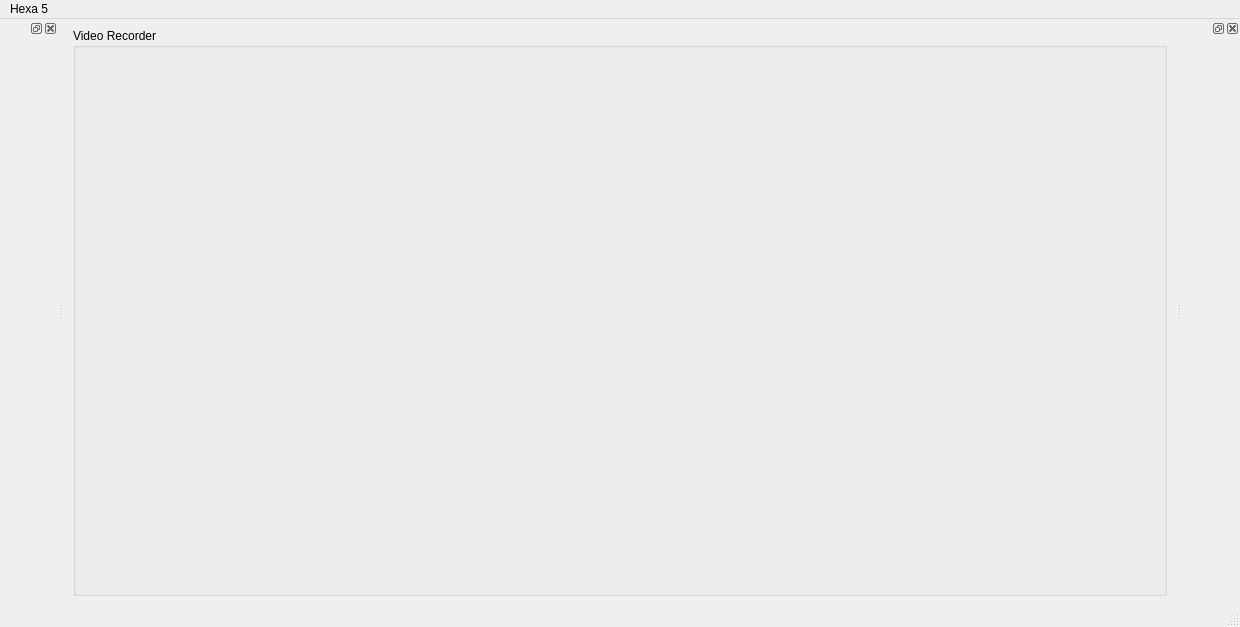
<?xml version="1.0" encoding="UTF-8"?>
<ui version="4.0">
 <class>MainWindow</class>
 <widget class="QMainWindow" name="MainWindow">
  <property name="geometry">
   <rect>
    <x>0</x>
    <y>0</y>
    <width>1240</width>
    <height>627</height>
   </rect>
  </property>
  <property name="maximumSize">
   <size>
    <width>1240</width>
    <height>627</height>
   </size>
  </property>
  <property name="windowTitle">
   <string>MainWindow</string>
  </property>
  <widget class="QWidget" name="centralwidget">
   <layout class="QHBoxLayout" name="horizontalLayout">
    <item>
     <widget class="QGroupBox" name="VideoRecorderSection">
      <property name="sizePolicy">
       <sizepolicy hsizetype="Maximum" vsizetype="Maximum">
        <horstretch>0</horstretch>
        <verstretch>0</verstretch>
       </sizepolicy>
      </property>
      <property name="maximumSize">
       <size>
        <width>1230</width>
        <height>1200</height>
       </size>
      </property>
      <property name="title">
       <string>Video Recorder</string>
      </property>
     </widget>
    </item>
   </layout>
  </widget>
  <widget class="QMenuBar" name="menubar">
   <property name="geometry">
    <rect>
     <x>0</x>
     <y>0</y>
     <width>1240</width>
     <height>22</height>
    </rect>
   </property>
   <widget class="QMenu" name="menuHexa_5">
    <property name="title">
     <string>Hexa 5</string>
    </property>
    <addaction name="separator"/>
   </widget>
   <addaction name="menuHexa_5"/>
  </widget>
  <widget class="QStatusBar" name="statusbar"/>
  <widget class="QDockWidget" name="dockWidget">
   <attribute name="dockWidgetArea">
    <number>1</number>
   </attribute>
   <widget class="QWidget" name="dockWidgetContents">
    <widget class="QPushButton" name="Rescan">
     <property name="geometry">
      <rect>
       <x>60</x>
       <y>480</y>
       <width>201</width>
       <height>25</height>
      </rect>
     </property>
     <property name="text">
      <string>Rescan</string>
     </property>
    </widget>
    <widget class="QGroupBox" name="groupBox">
     <property name="geometry">
      <rect>
       <x>60</x>
       <y>40</y>
       <width>211</width>
       <height>451</height>
      </rect>
     </property>
     <property name="title">
      <string>Joysticks List</string>
     </property>
     <widget class="QWidget" name="verticalLayoutWidget">
      <property name="geometry">
       <rect>
        <x>0</x>
        <y>29</y>
        <width>201</width>
        <height>411</height>
       </rect>
      </property>
      <layout class="QVBoxLayout" name="verticalLayout">
       <item>
        <widget class="QListWidget" name="listWidget"/>
       </item>
      </layout>
     </widget>
    </widget>
   </widget>
  </widget>
  <widget class="QDockWidget" name="dockWidget_3">
   <attribute name="dockWidgetArea">
    <number>2</number>
   </attribute>
   <widget class="QWidget" name="dockWidgetContents_3">
    <widget class="QGroupBox" name="groupBox_2">
     <property name="geometry">
      <rect>
       <x>60</x>
       <y>0</y>
       <width>141</width>
       <height>251</height>
      </rect>
     </property>
     <property name="title">
      <string>Axes</string>
     </property>
     <property name="flat">
      <bool>false</bool>
     </property>
     <widget class="QWidget" name="verticalLayoutWidget_2">
      <property name="geometry">
       <rect>
        <x>0</x>
        <y>30</y>
        <width>131</width>
        <height>211</height>
       </rect>
      </property>
      <layout class="QVBoxLayout" name="verticalLayout_2">
       <item>
        <widget class="QLabel" name="label">
         <property name="text">
          <string>Turn Right/Left</string>
         </property>
        </widget>
       </item>
       <item>
        <widget class="QProgressBar" name="progressBar">
         <property name="value">
          <number>24</number>
         </property>
        </widget>
       </item>
       <item>
        <widget class="QLabel" name="label_2">
         <property name="text">
          <string>Move Up/Down</string>
         </property>
        </widget>
       </item>
       <item>
        <widget class="QProgressBar" name="progressBar_2">
         <property name="value">
          <number>24</number>
         </property>
        </widget>
       </item>
       <item>
        <widget class="QLabel" name="label_3">
         <property name="text">
          <string>Zoom</string>
         </property>
        </widget>
       </item>
       <item>
        <widget class="QProgressBar" name="progressBar_3">
         <property name="minimum">
          <number>0</number>
         </property>
         <property name="maximum">
          <number>3</number>
         </property>
         <property name="value">
          <number>0</number>
         </property>
         <property name="invertedAppearance">
          <bool>false</bool>
         </property>
        </widget>
       </item>
      </layout>
     </widget>
    </widget>
    <widget class="QGroupBox" name="groupBox_3">
     <property name="geometry">
      <rect>
       <x>60</x>
       <y>260</y>
       <width>141</width>
       <height>101</height>
      </rect>
     </property>
     <property name="title">
      <string>Buttons</string>
     </property>
     <property name="flat">
      <bool>false</bool>
     </property>
     <widget class="QWidget" name="gridLayoutWidget">
      <property name="geometry">
       <rect>
        <x>7</x>
        <y>30</y>
        <width>131</width>
        <height>61</height>
       </rect>
      </property>
      <layout class="QGridLayout" name="gridLayout">
       <item row="0" column="0">
        <widget class="QToolButton" name="toolButton">
         <property name="text">
          <string>Released</string>
         </property>
        </widget>
       </item>
       <item row="1" column="0">
        <widget class="QToolButton" name="toolButton_2">
         <property name="text">
          <string>Released</string>
         </property>
        </widget>
       </item>
      </layout>
     </widget>
    </widget>
    <widget class="QGroupBox" name="gimbalControlGroupBox">
     <property name="geometry">
      <rect>
       <x>60</x>
       <y>360</y>
       <width>371</width>
       <height>151</height>
      </rect>
     </property>
     <property name="title">
      <string>Gimbal Control</string>
     </property>
     <widget class="QWidget" name="gridLayoutWidget_2">
      <property name="geometry">
       <rect>
        <x>10</x>
        <y>20</y>
        <width>141</width>
        <height>121</height>
       </rect>
      </property>
      <layout class="QGridLayout" name="gridLayout_2">
       <item row="1" column="1">
        <widget class="QToolButton" name="toolButton_7">
         <property name="text">
          <string>O</string>
         </property>
        </widget>
       </item>
       <item row="1" column="0">
        <widget class="QToolButton" name="toolButtonLeft">
         <property name="text">
          <string>◀</string>
         </property>
        </widget>
       </item>
       <item row="1" column="2">
        <widget class="QToolButton" name="toolButtonRight">
         <property name="text">
          <string>▶</string>
         </property>
        </widget>
       </item>
       <item row="0" column="1">
        <widget class="QToolButton" name="toolButtonUp">
         <property name="text">
          <string>▲</string>
         </property>
        </widget>
       </item>
       <item row="2" column="1">
        <widget class="QToolButton" name="toolButtonDown">
         <property name="text">
          <string>▼</string>
         </property>
        </widget>
       </item>
      </layout>
     </widget>
     <widget class="QWidget" name="gridLayoutWidget_3">
      <property name="geometry">
       <rect>
        <x>170</x>
        <y>20</y>
        <width>182</width>
        <height>118</height>
       </rect>
      </property>
      <layout class="QGridLayout" name="gridLayout_3">
       <item row="1" column="0">
        <widget class="QToolButton" name="toolButtonFocusPlus">
         <property name="text">
          <string>*</string>
         </property>
        </widget>
       </item>
       <item row="0" column="0">
        <widget class="QToolButton" name="toolButtonZoomPlus">
         <property name="text">
          <string>+</string>
         </property>
        </widget>
       </item>
       <item row="0" column="1">
        <widget class="QToolButton" name="toolButtonZoomMinus">
         <property name="text">
          <string>-</string>
         </property>
        </widget>
       </item>
       <item row="2" column="0" colspan="3">
        <widget class="QPushButton" name="switchtokeyboard">
         <property name="text">
          <string>Switch to Keyboard</string>
         </property>
        </widget>
       </item>
       <item row="1" column="2">
        <widget class="QLabel" name="focus">
         <property name="text">
          <string>Focus</string>
         </property>
        </widget>
       </item>
       <item row="1" column="1">
        <widget class="QToolButton" name="toolButtonFocusMinus">
         <property name="text">
          <string>/</string>
         </property>
        </widget>
       </item>
       <item row="0" column="2">
        <widget class="QLabel" name="zoom">
         <property name="text">
          <string>Zoom</string>
         </property>
        </widget>
       </item>
       <item row="3" column="0" colspan="3">
        <widget class="QPushButton" name="switchtojoystick">
         <property name="text">
          <string>Switch to Joystick</string>
         </property>
        </widget>
       </item>
      </layout>
     </widget>
    </widget>
    <widget class="QGroupBox" name="groupBox_4">
     <property name="geometry">
      <rect>
       <x>220</x>
       <y>0</y>
       <width>201</width>
       <height>341</height>
      </rect>
     </property>
     <property name="title">
      <string>Change Camera Flow</string>
     </property>
     <widget class="QLineEdit" name="lineEditIP">
      <property name="geometry">
       <rect>
        <x>10</x>
        <y>50</y>
        <width>181</width>
        <height>25</height>
       </rect>
      </property>
      <property name="text">
       <string/>
      </property>
      <property name="placeholderText">
       <string>Input Camera IP Address</string>
      </property>
     </widget>
     <widget class="QLineEdit" name="lineEditPort">
      <property name="geometry">
       <rect>
        <x>10</x>
        <y>110</y>
        <width>171</width>
        <height>25</height>
       </rect>
      </property>
      <property name="text">
       <string/>
      </property>
      <property name="placeholderText">
       <string>Input Camera Port</string>
      </property>
     </widget>
     <widget class="QLineEdit" name="lineEditPath">
      <property name="geometry">
       <rect>
        <x>10</x>
        <y>170</y>
        <width>181</width>
        <height>25</height>
       </rect>
      </property>
      <property name="text">
       <string/>
      </property>
      <property name="placeholderText">
       <string>Input Camera Path</string>
      </property>
     </widget>
     <widget class="QPushButton" name="pushButtonSaveConfig">
      <property name="geometry">
       <rect>
        <x>10</x>
        <y>230</y>
        <width>181</width>
        <height>25</height>
       </rect>
      </property>
      <property name="text">
       <string>Save Configuration</string>
      </property>
     </widget>
     <widget class="QPushButton" name="DefaultConfig">
      <property name="geometry">
       <rect>
        <x>10</x>
        <y>270</y>
        <width>181</width>
        <height>25</height>
       </rect>
      </property>
      <property name="text">
       <string>Default Configuration</string>
      </property>
     </widget>
    </widget>
   </widget>
  </widget>
 </widget>
 <resources/>
 <connections/>
</ui>
